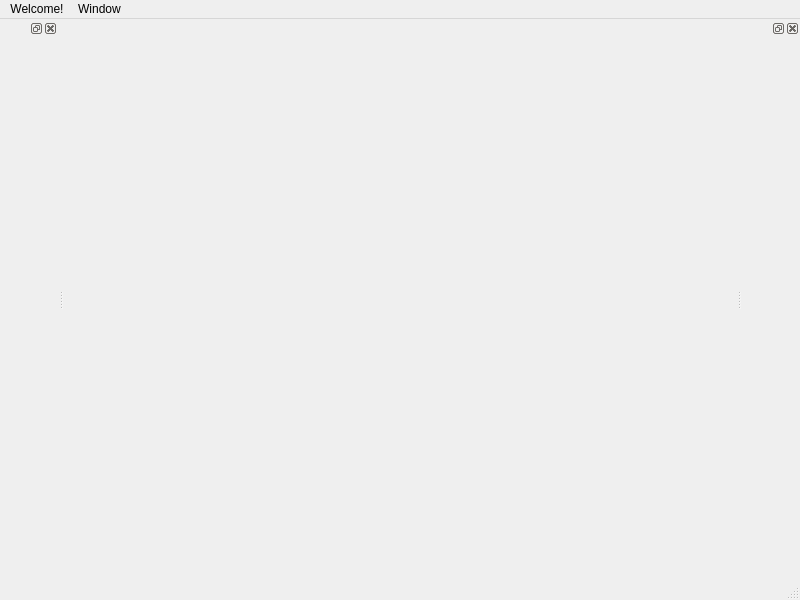
<?xml version="1.0" encoding="UTF-8"?>
<ui version="4.0">
 <class>MainWindow</class>
 <widget class="QMainWindow" name="MainWindow">
  <property name="geometry">
   <rect>
    <x>0</x>
    <y>0</y>
    <width>800</width>
    <height>600</height>
   </rect>
  </property>
  <property name="windowTitle">
   <string>MainWindow</string>
  </property>
  <widget class="QWidget" name="centralwidget"/>
  <widget class="QMenuBar" name="menubar">
   <property name="geometry">
    <rect>
     <x>0</x>
     <y>0</y>
     <width>800</width>
     <height>24</height>
    </rect>
   </property>
   <widget class="QMenu" name="menuWelcome">
    <property name="title">
     <string>Welcome!</string>
    </property>
   </widget>
   <widget class="QMenu" name="menuWindow">
    <property name="title">
     <string>Window</string>
    </property>
    <addaction name="actionText_2_Image"/>
   </widget>
   <addaction name="menuWelcome"/>
   <addaction name="menuWindow"/>
  </widget>
  <widget class="QStatusBar" name="statusbar"/>
  <widget class="QDockWidget" name="dockWidget">
   <attribute name="dockWidgetArea">
    <number>1</number>
   </attribute>
   <widget class="QWidget" name="dockWidgetContents">
    <widget class="QPushButton" name="pushButton">
     <property name="geometry">
      <rect>
       <x>80</x>
       <y>370</y>
       <width>113</width>
       <height>32</height>
      </rect>
     </property>
     <property name="text">
      <string>PushButton</string>
     </property>
    </widget>
    <widget class="QLabel" name="label">
     <property name="geometry">
      <rect>
       <x>30</x>
       <y>30</y>
       <width>261</width>
       <height>301</height>
      </rect>
     </property>
     <property name="text">
      <string/>
     </property>
    </widget>
   </widget>
  </widget>
  <widget class="QDockWidget" name="dockWidget_2">
   <attribute name="dockWidgetArea">
    <number>2</number>
   </attribute>
   <widget class="QWidget" name="dockWidgetContents_3"/>
  </widget>
  <action name="actionText_2_Image">
   <property name="text">
    <string>Text-2-Image</string>
   </property>
  </action>
 </widget>
 <resources/>
 <connections/>
</ui>
